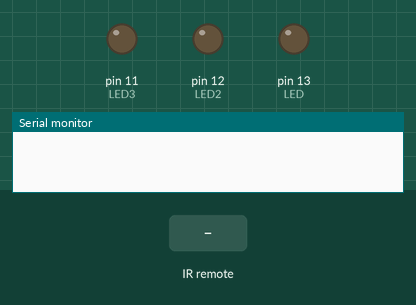
Simulated run of this sketch. Board: Arduino Uno, built with avr-gcc and run on an emulated ATmega328P. Parts: output pins drawn as LEDs (lit = HIGH), the last lines printed to the serial monitor. The inputs (shaded band) are chosen by the test bench.

Above: at 1.2 s.
1.3 s: infrared code 0xFFA25D received
At 1.7 s:
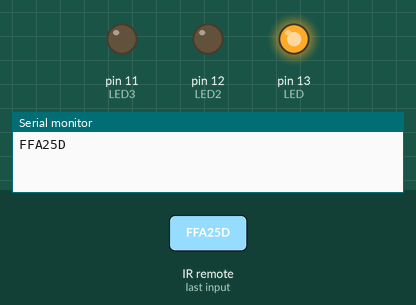
2.8 s: infrared code 0xFF6897 received
At 4.0 s:
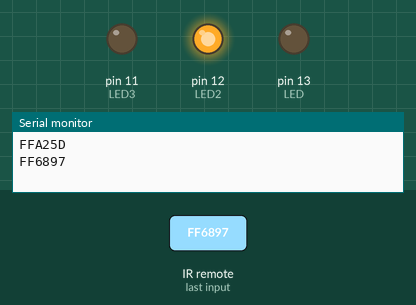
4.3 s: infrared code 0xFF30CF received
At 5.3 s:
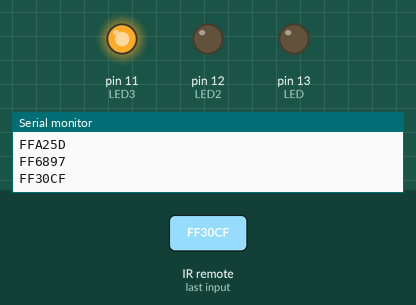
Timing chart, 0 to 7.3 s (numbered marks = the images above; inputs shaded):
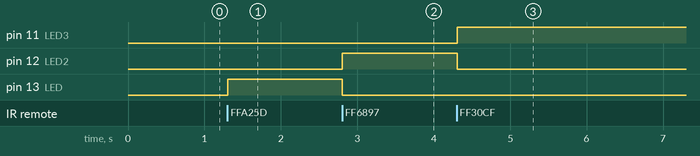

The sketch:

infrare_classi.ino
```cpp
#include <IRremoteInt.h>
#include <IRremote.h>

#include<Servo.h>

const int RECV_PIN = 2;
const int LED = 13;
const int LED2 = 12;
const int LED3 = 11;

//SWHICH
long button_power = 0xFFA25D;
long button_0 = 0xFF6897;
long button_1 = 0xFF30CF;

IRrecv irrecv(RECV_PIN);
decode_results results;

void setup(){
  Serial.begin(9600);
  irrecv.enableIRIn(); //Start the receiver
  pinMode(LED, OUTPUT);
  pinMode(LED2, OUTPUT);
  pinMode(LED3, OUTPUT);
}

void loop(){
  if(irrecv.decode(&results)){
    Serial.println(results.value, HEX);
    if(results.value == button_power){
      digitalWrite(LED, HIGH);
    }else{
      digitalWrite(LED,LOW);
    }
    if(results.value == button_0){
      digitalWrite(LED2, HIGH);
    }else{
      digitalWrite(LED2,LOW);
    }
    if(results.value == button_1){
      digitalWrite(LED3, HIGH);
    }else{
      digitalWrite(LED3,LOW);
    }
    irrecv.resume();
  }

  delay(100);
}


//
//Servo servo1;
//
//const int INFRARE = 2;
//const int LED = 13;
//int val = 0;
//int old_val = 0;
//
//void setup() {
//  pinMode(INFRARE, INPUT); //赤外線センサ
//  pinMode(LED, OUTPUT); //LED
//  servo1.attach(8);
//}
//
//void loop() {
//  val = digitalRead(INFRARE); //赤外が来ると0
//  if(servo1.read() < 170){ // position check
//    servo1.write(180);
//    delay(1000);
//    digitalWrite(INFRARE, LOW);
//  }
//
//  if((val == 0) && (old_val == 1)){ //今押されたかつさっきまで押されてなかった
//    digitalWrite(LED,HIGH);
//    servo1.write(20);
//    delay(1000);
//    servo1.write(180);
//    delay(1000);
//    digitalWrite(INFRARE, LOW);
//  }else{
//    digitalWrite(LED,LOW);
//  }
//  old_val = val;
//  delay(40);
//}
```

Measured:
- after the input at 1.3 s, pin 13 (LED): LOW → HIGH at once
- after the input at 2.8 s, pin 12 (LED2): LOW → HIGH at once; pin 13 (LED): HIGH → LOW at once
- after the input at 4.3 s, pin 11 (LED3): LOW → HIGH at once; pin 12 (LED2): HIGH → LOW at once
